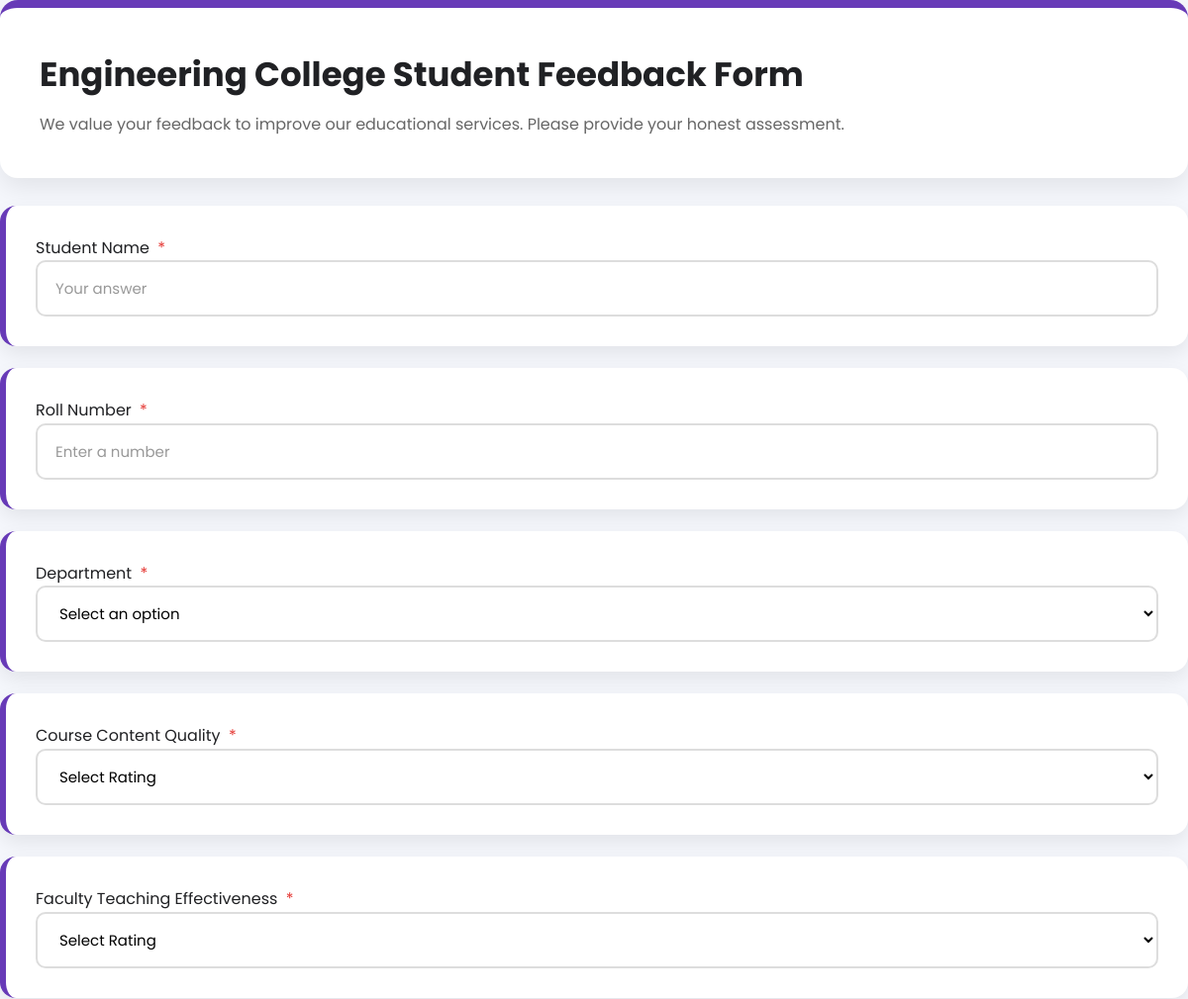
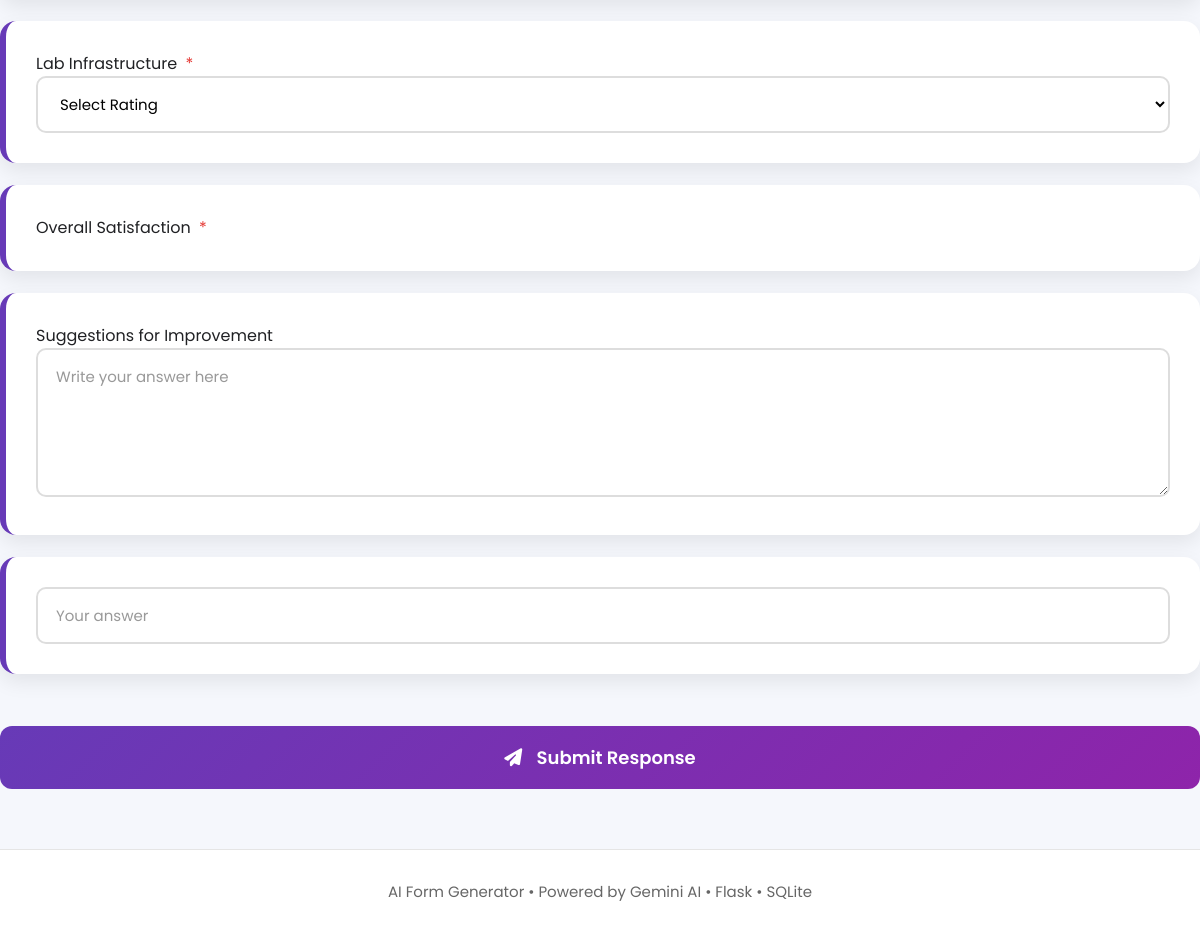
The page /form/ab7e1ba7 on the database its author committed (2 pictures, top to bottom).
### tables this page shows
CREATE TABLE forms(

        id INTEGER PRIMARY KEY AUTOINCREMENT,

        form_id TEXT UNIQUE,

        title TEXT,

        description TEXT,

        questions TEXT,

        created_at TIMESTAMP DEFAULT CURRENT_TIMESTAMP

    );

### app.py (the view)
@app.route("/form/<form_id>")
def open_form(form_id):
    form = get_form(form_id)
    if form is None:
        return "<h2>❌ Form Not Found!</h2>"
    return render_template(
        "form.html",
        form=form,
        form_id=form_id
    )

### database.py (called while the page is built)
def get_form(form_id):
    conn = sqlite3.connect(DATABASE)
    cursor = conn.cursor()
    cursor.execute(
        "SELECT * FROM forms WHERE form_id=?",
        (form_id,)
    )
    row = cursor.fetchone()
    conn.close()
    if row is None:
        return None
    return{
        "form_id":row[1],
        "title":row[2],
        "description":row[3],
        "questions":json.loads(row[4])
    }

### templates/form.html (shortened to what this page needs)
<!DOCTYPE html>
<html lang="en">
<head>
    <link rel="stylesheet"
          href="{{ url_for('static', filename='css/form.css') }}">
    <link rel="stylesheet"
          href="https://cdnjs.cloudflare.com/ajax/libs/font-awesome/6.6.0/css/all.min.css">
</head>
<body>
<div class="form-container">
    <div class="form-header">
        <h1>{{ form.title }}</h1>
        <p>{{ form.description }}</p>
    </div>
    <form action="{{ url_for('submit') }}" method="POST">
        {% for question in form.questions %}
        <div class="question-card">
            <label>
                {{ question.label }}
                {% if question.required %}
                <span class="required">*</span>
                {% endif %}
            </label>
            {% if question.type=="text" %}
            <input
                type="text"
                name="{{ question.label }}"
                placeholder="Your answer"
                {% if question.required %}required{% endif %}>
            {% elif question.type=="paragraph" %}
            <textarea
                name="{{ question.label }}"
                rows="5"
                placeholder="Write your answer here"
                {% if question.required %}required{% endif %}></textarea>
            {% elif question.type=="dropdown" %}
            <select
                name="{{ question.label }}"
                {% if question.required %}required{% endif %}>
                <option value="">Select an option</option>
            </select>
            {% elif question.type=="rating" %}
            <select
                name="{{ question.label }}"
                {% if question.required %}required{% endif %}>
                <option value="">Select Rating</option>
            </select>
            {% elif question.type=="radio" %}
            <div class="radio-group">
                {% for option in question.options %}
                <label class="radio-option">
                    <input
                        type="radio"
                        name="{{ question.label }}"
                        value="{{ option }}"
                        {% if question.required %}required{% endif %}>
                    <span>{{ option }}</span>
                </label>
                {% endfor %}
            </div>
            {% elif question.type=="number" %}
            <input
                type="number"
                name="{{ question.label }}"
                placeholder="Enter a number"
                {% if question.required %}required{% endif %}>
            {% else %}
            <input
                type="text"
                name="{{ question.label }}"
                placeholder="Your answer"
                {% if question.required %}required{% endif %}>
            {% endif %}
        </div>
        {% endfor %}
        <button
            type="submit"
            class="submit-btn">
            <i class="fa-solid fa-paper-plane"></i>
            Submit Response
        </button>
    </form>
</div>
<footer>
    AI Form Generator • Powered by Gemini AI • Flask • SQLite
</footer>
</body>
</html>

### static/css/form.css (style rules this page uses)
* { margin:0; padding:0; box-sizing:border-box; font-family:'Poppins',sans-serif; }
body { background:#f5f7fc; color:#202124; line-height:1.6; }
.form-header { background:white; padding:40px; border-radius:18px; border-top:8px solid #673ab7; box-shadow:0 10px 25px rgba(0,0,0,.08); margin-bottom:28px; }
.form-header h1 { font-size:34px; color:#202124; margin-bottom:10px; }
.form-header p { color:#666; font-size:16px; line-height:1.7; }
.question-card { background:white; padding:30px; border-radius:16px; margin-bottom:22px; border-left:6px solid #673ab7; box-shadow:0 8px 20px rgba(0,0,0,.08); transition:.3s; }
.required { color:#e53935; margin-left:4px; }
input, textarea, select { width:100%; padding:15px 18px; border:2px solid #dddddd; border-radius:10px; font-size:15px; background:white; transition:.3s; outline:none; }
textarea { resize:vertical; min-height:120px; }
input::placeholder, textarea::placeholder { color:#999; }
.submit-btn { width:100%; margin-top:30px; background:linear-gradient(135deg,#673ab7,#8e24aa); color:white; padding:18px; border:none; border-radius:12px; font-size:18px; font-weight:600; cursor:pointer; transition:.3s; }
.submit-btn i { margin-right:10px; }
footer { margin-top:60px; padding:30px 20px; background:white; color:#666; text-align:center; font-size:15px; border-top:1px solid #e5e5e5; }
.card, .question-card, .form-header { animation:fadeUp .5s ease; }

### rows shown on the page
forms: title "Engineering College Student Feedback Form", description "We value your feedback to improve our educational services. Please provide your honest assessment."

### other values the page prints
{{ question.label }} "Student Name" "Roll Number" "Department" "Course Content Quality" "Faculty Teaching Effectiveness" "Lab Infrastructure" "Overall Satisfaction" "Suggestions for Improvement"
